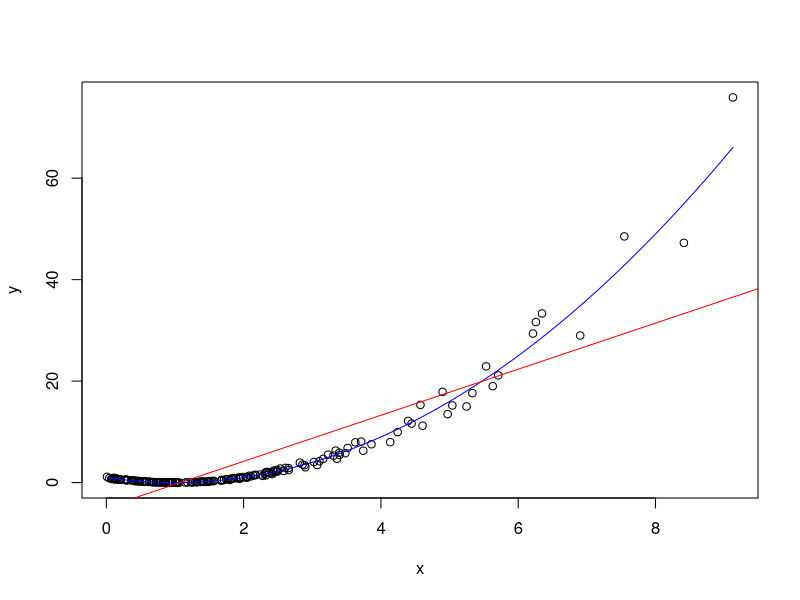

R code for this plot:
sim.non.slr <- function(n, do.test = FALSE) {
  x <- rexp(n, rate = 0.5)
  y <- (x - 1)^2 * runif(n, min = 0.8, max = 1.2)
  if (!do.test) {
    return(data.frame(x = x, y = y))
  } else {
    # Fit a linear model, run F test, return p-value
    return(anova(lm(y ~ x))[["Pr(>F)"]][1])
  }
}

not.slr <- sim.non.slr(n = 200)
plot(y ~ x, data = not.slr)
curve((x - 1)^2, col = "blue", add = TRUE)
abline(lm(y ~ x, data = not.slr), col = "red")